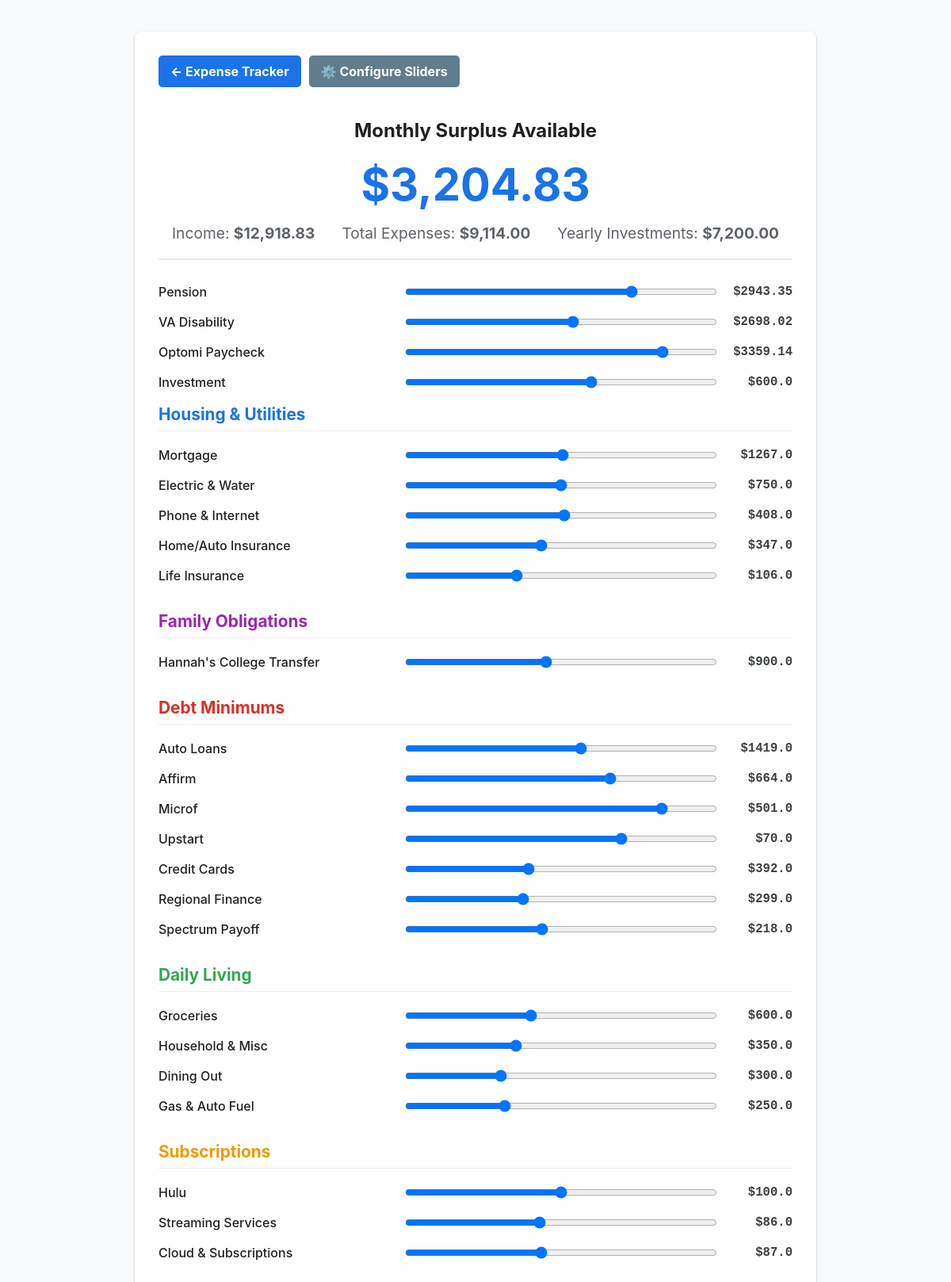
The page / on the database its author committed.
### tables this page shows
CREATE TABLE config_items (
            id INTEGER PRIMARY KEY AUTOINCREMENT,
            type TEXT NOT NULL,       -- 'income', 'investment', or 'budget'
            category TEXT,            -- e.g., 'housing', 'debt', 'living' (only used if type='budget')
            item_id TEXT NOT NULL,    -- internal HTML id
            label TEXT NOT NULL,      -- Display name
            amount REAL NOT NULL,     -- Default slider value
            max_amount REAL NOT NULL, -- Max slider value
            is_biweekly INTEGER DEFAULT 0 -- For calculating Optomi or other biweekly checks
        );

### app.py (the view)
@app.route('/')
def index():
    conn = get_db_connection()
    items = conn.execute('SELECT * FROM config_items').fetchall()
    conn.close()
    income_data = []
    investment_data = []
    budget_dict = {
        'housing': {"id": "housing", "title": "Housing & Utilities", "color": "#1a73e8", "items": []},
        'family': {"id": "family", "title": "Family Obligations", "color": "#9c27b0", "items": []},
        'debt': {"id": "debt", "title": "Debt Minimums", "color": "#d93025", "items": []},
        'living': {"id": "living", "title": "Daily Living", "color": "#34a853", "items": []},
        'subs': {"id": "subs", "title": "Subscriptions", "color": "#f29900", "items": []}
    }
    for row in items:
        obj = {
            'id': row['item_id'],
            'label': row['label'],
            'value': row['amount'],
            'max': row['max_amount'],
            'is_biweekly': row['is_biweekly']
        }
        if row['type'] == 'income':
            income_data.append(obj)
        elif row['type'] == 'investment':
            investment_data.append(obj)
        elif row['type'] == 'budget':
            cat = row['category']
            if cat in budget_dict:
                budget_dict[cat]['items'].append(obj)
    budget_data = [v for k, v in budget_dict.items() if len(v['items']) > 0]
    return render_template('index.html', income_data=income_data, investment_data=investment_data, budget_data=budget_data)

### app.py (called while the page is built)
def get_db_connection():
    conn = sqlite3.connect(DB_PATH)
    conn.row_factory = sqlite3.Row
    return conn

### templates/index.html (shortened to what this page needs)
<!DOCTYPE html>
<html lang="en">
<head>
</head>
<body>
    <div class="container">
        <div style="display: flex; gap: 10px; margin-bottom: 20px;">
            <a href="/tracker" class="nav-btn">← Expense Tracker</a>
            <a href="/settings" class="nav-btn" style="background-color: #607d8b;">⚙️ Configure Sliders</a>
        </div>
        <div class="header-panel">
            <h2>Monthly Surplus Available</h2>
            <div class="surplus-amount" id="surplusDisplay">$0</div>
            <div class="income-expense">
                <div>Income: <strong>$<span id="incomeDisplay">0</span></strong></div>
                <div>Total Expenses: <strong>$<span id="expenseDisplay">0</span></strong></div>
                <div>Yearly Investments: <strong>$<span id="investmentDisplay">0</span></strong></div>
            </div>
        </div>
        {% for income in income_data %}
        <div class="slider-row">
            <div class="slider-label">{{ income.label }}</div>
            <input type="range" class="slider-input income-slider {% if income.is_biweekly %}is-biweekly{% endif %}"
               id="{{ income.id }}" min="0" max="{{ income.max }}" step="1" value="{{ income.value }}"
               oninput="updateValue(this)">
            <div class="slider-value">$<span id="val_{{ income.id }}">{{ income.value }}</span></div>
        </div>
        {% endfor %}
        {% for investment in investment_data %}
        <div class="slider-row">
            <div class="slider-label">{{ investment.label }}</div>
            <input type="range" class="slider-input investment-slider"
                   id="{{ investment.id }}" min="0" max="{{ investment.max }}" step="1" value="{{ investment.value }}"
                   oninput="updateValue(this)">
            <div class="slider-value">$<span id="val_{{ investment.id }}">{{ investment.value }}</span></div>
        </div>
        {% endfor %}
        {% for category in budget_data %}
        <div class="category-group">
            <div class="category-header" style="color: {{ category.color }};">
                {{ category.title }}
            </div>
            {% for item in category['items'] %}
            <div class="slider-row">
                <div class="slider-label">{{ item.label }}</div>
                <input type="range" class="slider-input expense-slider"
                       id="{{ item.id }}" min="0" max="{{ item.max }}" step="1" value="{{ item.value }}"
                       oninput="updateValue(this)">
                <div class="slider-value">$<span id="val_{{ item.id }}">{{ item.value }}</span></div>
            </div>
            {% endfor %}
        </div>
        {% endfor %}
    </div>
</html>

### templates/index.html (style rules this page uses)
body { font-family: -apple-system, BlinkMacSystemFont, "Segoe UI", Roboto, Helvetica, Arial, sans-serif; background-color: #f8f9fa; color: #202124; margin: 0; padding: 40px 20px; }
.container { max-width: 800px; margin: 0 auto; background: white; padding: 30px; border-radius: 8px; box-shadow: 0 1px 3px rgba(0,0,0,0.12), 0 1px 2px rgba(0,0,0,0.24); }
.header-panel { text-align: center; padding-bottom: 20px; border-bottom: 2px solid #e8eaed; margin-bottom: 30px; }
.surplus-amount { font-size: 3.5em; font-weight: bold; color: #1a73e8; margin: 10px 0; transition: color 0.3s; }
.income-expense { display: flex; justify-content: space-around; margin-top: 15px; font-size: 1.2em; color: #5f6368; }
.category-group { margin-bottom: 35px; }
.category-header { font-size: 1.3em; font-weight: bold; margin-bottom: 20px; border-bottom: 1px solid #eee; padding-bottom: 8px; }
.slider-row { display: flex; align-items: center; margin-bottom: 18px; }
.slider-label { flex: 1.5; font-weight: 500; }
.slider-input { flex: 2; margin: 0 15px; cursor: pointer; }
.slider-value { width: 80px; text-align: right; font-weight: bold; font-family: monospace; font-size: 1.2em; color: #3c4043; }
.nav-btn { display: inline-block; background-color: #1a73e8; color: white; padding: 10px 15px; text-decoration: none; border-radius: 5px; font-weight: bold; margin-bottom: 20px; transition: background-color 0.3s; }

### rows shown on the page
config_items: label "Pension", value "2943", value "2943.35"
config_items: label "VA Disability", value "2698", value "2698.02"
config_items: label "Optomi Paycheck", value "3359", value "3359.14"
config_items: label "Investment", value "600", value "600.0"
config_items: label "Mortgage", value "1267", value "1267.0"
config_items: label "Electric & Water", value "750", value "750.0"
config_items: label "Phone & Internet", value "408", value "408.0"
config_items: label "Home/Auto Insurance", value "347", value "347.0"
config_items: label "Life Insurance", value "106", value "106.0"
config_items: label "Hannah's College Transfer", value "900", value "900.0"
config_items: label "Auto Loans", value "1419", value "1419.0"
config_items: label "Affirm", value "664", value "664.0"
config_items: label "Microf", value "501", value "501.0"
config_items: label "Upstart", value "70", value "70.0"
config_items: label "Credit Cards", value "392", value "392.0"
config_items: label "Regional Finance", value "299", value "299.0"
config_items: label "Spectrum Payoff", value "218", value "218.0"
config_items: label "Groceries", value "600", value "600.0"
config_items: label "Household & Misc", value "350", value "350.0"
config_items: label "Dining Out", value "300", value "300.0"
config_items: label "Gas & Auto Fuel", value "250", value "250.0"
config_items: label "Hulu", value "100", value "100.0"
config_items: label "Streaming Services", value "86", value "86.0"
config_items: label "Cloud & Subscriptions", value "87", value "87.0"

### other values the page prints
{{ category.title }} "Housing & Utilities" "Family Obligations" "Debt Minimums" "Daily Living" "Subscriptions"
